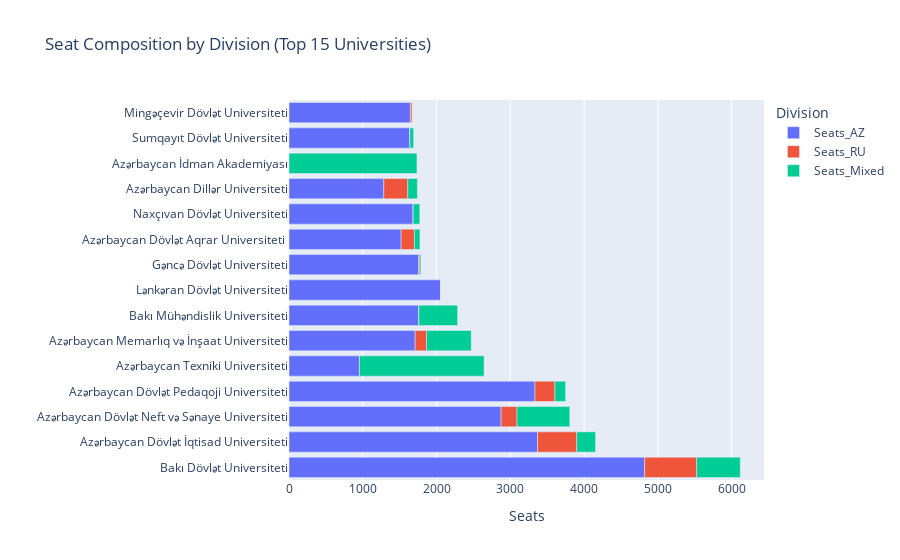

The code cell stored with this chart in its notebook:
### Code cell
melted = top.melt(
    id_vars=["Ali təhsil  müəssisəsi"],
    value_vars=["Seats_AZ","Seats_RU","Seats_Mixed"],
    var_name="Division",
    value_name="Seats"
)

fig = px.bar(
    melted,
    x="Seats",
    y="Ali təhsil  müəssisəsi",
    color="Division",
    orientation="h",
    title="Seat Composition by Division (Top 15 Universities)"
)
fig.update_layout(xaxis_title="Seats", yaxis_title="")
fig.show()

### Figure 1 — Plotly figure (JSON) as saved in the notebook; plotly's stock layout.template omitted (floating-point values rounded to 4 significant figures)
{"data": [{"hovertemplate": "Division=Seats_AZ<br>Seats=%{x}<br>Ali təhsil  müəssisəsi=%{y}<extra></extra>", "legendgroup": "Seats_AZ", "marker": {"color": "#636efa", "pattern": {"shape": ""}}, "name": "Seats_AZ", "orientation": "h", "showlegend": true, "textposition": "auto", "type": "bar", "x": [4821.0, 3370.0, 2875.0, 3334.0, 955.0, 1710.0, 1760.0, 2055.0, 1758.0, 1520.0, 1683.0, 1285.0, 0.0, 1639.0, 1645.0], "xaxis": "x", "y": ["Bakı Dövlət Universiteti", "Azərbaycan Dövlət İqtisad Universiteti", "Azərbaycan Dövlət Neft və Sənaye Universiteti", "Azərbaycan Dövlət Pedaqoji Universiteti", "Azərbaycan Texniki Universiteti", "Azərbaycan Memarlıq və İnşaat Universiteti", "Bakı Mühəndislik Universiteti", "Lənkəran Dövlət Universiteti", "Gəncə Dövlət Universiteti", "Azərbaycan Dövlət Aqrar Universiteti ", "Naxçıvan Dövlət Universiteti", "Azərbaycan Dillər Universiteti", "Azərbaycan İdman Akademiyası", "Sumqayıt Dövlət Universiteti", "Mingəçevir Dövlət Universiteti"], "yaxis": "y"}, {"hovertemplate": "Division=Seats_RU<br>Seats=%{x}<br>Ali təhsil  müəssisəsi=%{y}<extra></extra>", "legendgroup": "Seats_RU", "marker": {"color": "#EF553B", "pattern": {"shape": ""}}, "name": "Seats_RU", "orientation": "h", "showlegend": true, "textposition": "auto", "type": "bar", "x": [705.0, 530.0, 215.0, 270.0, 0.0, 155.0, 0.0, 0.0, 15.0, 180.0, 0.0, 325.0, 0.0, 0.0, 25.0], "xaxis": "x", "y": ["Bakı Dövlət Universiteti", "Azərbaycan Dövlət İqtisad Universiteti", "Azərbaycan Dövlət Neft və Sənaye Universiteti", "Azərbaycan Dövlət Pedaqoji Universiteti", "Azərbaycan Texniki Universiteti", "Azərbaycan Memarlıq və İnşaat Universiteti", "Bakı Mühəndislik Universiteti", "Lənkəran Dövlət Universiteti", "Gəncə Dövlət Universiteti", "Azərbaycan Dövlət Aqrar Universiteti ", "Naxçıvan Dövlət Universiteti", "Azərbaycan Dillər Universiteti", "Azərbaycan İdman Akademiyası", "Sumqayıt Dövlət Universiteti", "Mingəçevir Dövlət Universiteti"], "yaxis": "y"}, {"hovertemplate": "Division=Seats_Mixed<br>Seats=%{x}<br>Ali təhsil  müəssisəsi=%{y}<extra></extra>", "legendgroup": "Seats_Mixed", "marker": {"color": "#00cc96", "pattern": {"shape": ""}}, "name": "Seats_Mixed", "orientation": "h", "showlegend": true, "textposition": "auto", "type": "bar", "x": [590.0, 255.0, 715.0, 145.0, 1689.0, 605.0, 525.0, 0.0, 15.0, 75.0, 90.0, 130.0, 1734.0, 50.0, 0.0], "xaxis": "x", "y": ["Bakı Dövlət Universiteti", "Azərbaycan Dövlət İqtisad Universiteti", "Azərbaycan Dövlət Neft və Sənaye Universiteti", "Azərbaycan Dövlət Pedaqoji Universiteti", "Azərbaycan Texniki Universiteti", "Azərbaycan Memarlıq və İnşaat Universiteti", "Bakı Mühəndislik Universiteti", "Lənkəran Dövlət Universiteti", "Gəncə Dövlət Universiteti", "Azərbaycan Dövlət Aqrar Universiteti ", "Naxçıvan Dövlət Universiteti", "Azərbaycan Dillər Universiteti", "Azərbaycan İdman Akademiyası", "Sumqayıt Dövlət Universiteti", "Mingəçevir Dövlət Universiteti"], "yaxis": "y"}], "layout": {"barmode": "relative", "legend": {"title": {"text": "Division"}, "tracegroupgap": 0}, "title": {"text": "Seat Composition by Division (Top 15 Universities)"}, "xaxis": {"anchor": "y", "domain": [0, 1], "title": {"text": "Seats"}}, "yaxis": {"anchor": "x", "domain": [0, 1], "title": {"text": ""}}}}
